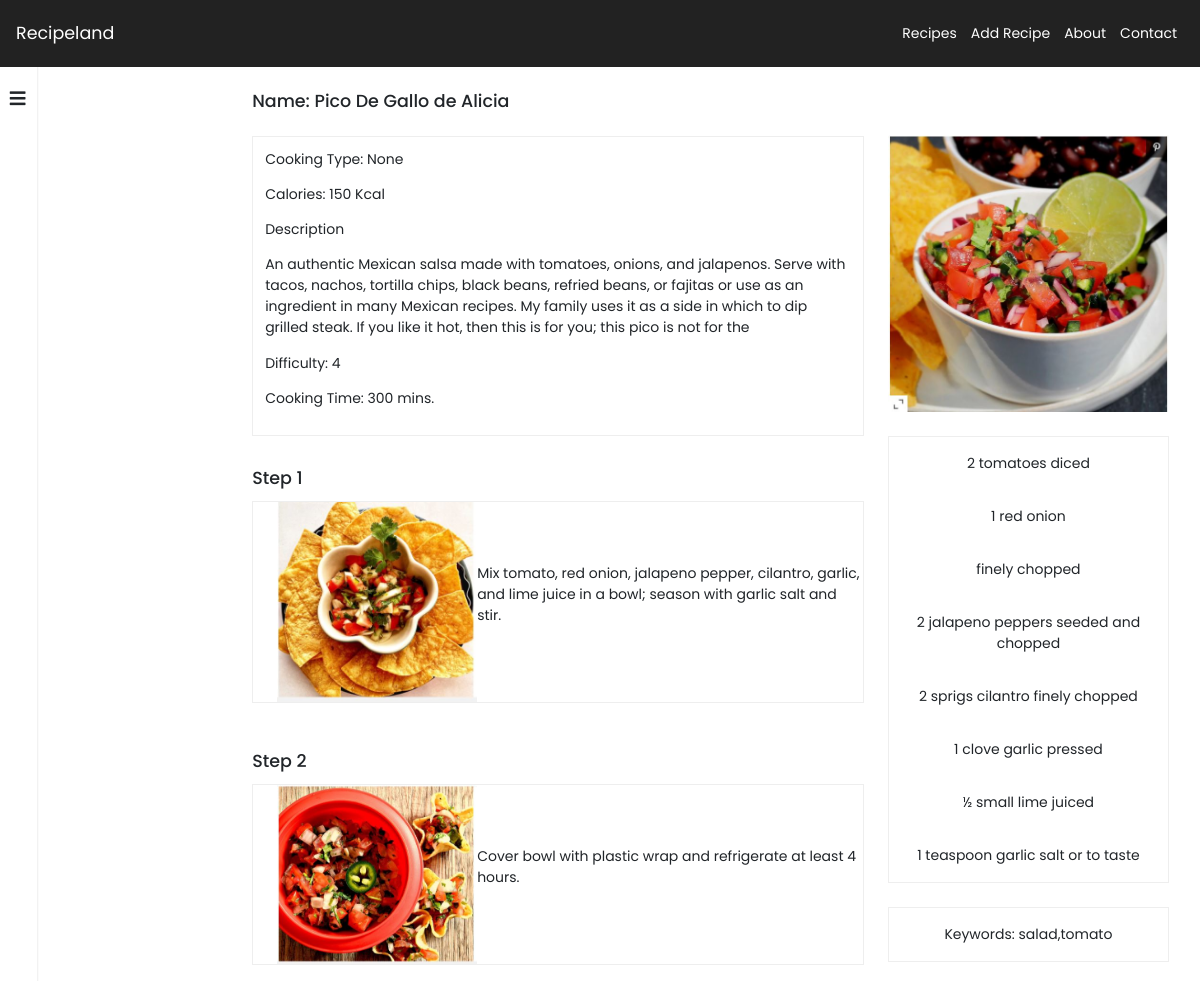
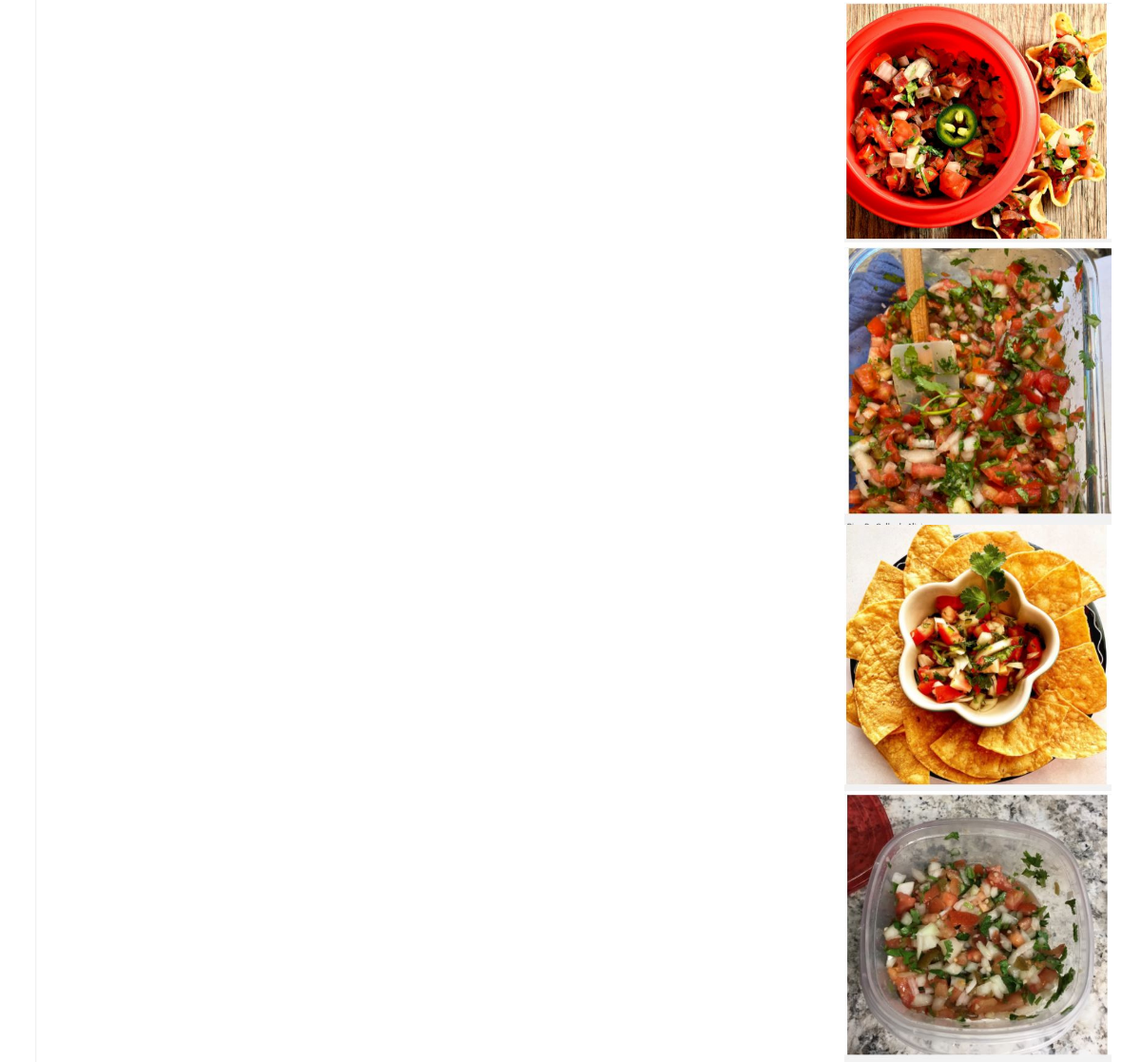
The app's page /recipe-info.php?id=17 with its own data (2 pictures, top to bottom).
### tables this page shows
CREATE TABLE `recipes` (
  `id` int(11) NOT NULL,
  `name` varchar(50) NOT NULL,
  `type` varchar(50) NOT NULL,
  `calories` double NOT NULL,
  `difficulty` int(11) NOT NULL,
  `cookingtime` int(11) NOT NULL,
  `description` varchar(500) NOT NULL,
  `keywords` varchar(500) NOT NULL,
  `ingredients` varchar(500) NOT NULL
);

CREATE TABLE `recipesteps` (
  `id` int(11) NOT NULL,
  `recipeid` int(11) NOT NULL,
  `description` varchar(500) NOT NULL,
  `image` varchar(100) NOT NULL
);

### db.php (called while the page is built, shortened)
<?php
$vt = mysqli_connect("localhost", "root", "", "recipesdb");
mysqli_set_charset($vt,'utf8');
class Recipe{
    function __construct($info,$vt)
    {
        $this->id = $info['id'];
        $this->name = $info['name'];
        $this->type  = $info['type'];
        $this->calories = $info['calories'];
        $this->difficulty = $info['difficulty'];
        $this->cookingtime = $info['cookingtime'];
        $this->description = $info['description'];
        $this->keywords = $info['keywords'];
        $this->ingredients = $info['ingredients'];
        $stmt = $vt->query("SELECT * FROM recipesteps WHERE recipeid=$this->id");
        $stmt = $vt->query("SELECT * FROM recipeimages WHERE recipeid=$this->id");
    }
}
function getRecipe($id)
{
    global $vt;
    $stmt = $vt->query("SELECT * FROM recipes WHERE id=$id");
    if($row = $stmt->fetch_assoc()){
        return new Recipe($row,$vt);
    }
    else return false;
}

### recipe-info.php (the view, shortened to what this page needs)
<!doctype html>
<html lang="en">
<?php
require_once 'db.php';
$recipe = getRecipe($_GET['id']);
?>
<head>
    <link rel="stylesheet" href="https://stackpath.bootstrapcdn.com/bootstrap/4.3.1/css/bootstrap.min.css">
    <link rel="stylesheet" href="https://cdnjs.cloudflare.com/ajax/libs/font-awesome/5.15.3/css/all.min.css">
    <link rel="stylesheet" href="css/style.css">
</head>
<body>
    <?php
    require_once 'header.php';
    ?>
    <div class="main-content">
        <?php
        require_once 'quickaccess.php';
        ?>
        <div class="right-main-content ">
            <div class="recipe-info-container">
                <div class="info-container-left">
                    <h5 class="left-recipe-name">Name: <?php echo $recipe->name; ?> </h5>
                    <div class="left-recipe-info d-flex align-items-start flex-column justify-content-between">
                        <div class="recipe-info-top">
                            <p class="info-top-type">Cooking Type: <?php echo $recipe->type; ?></p>
                            <p class="info-top-calories">Calories: <?php echo $recipe->calories; ?> Kcal</p>
                            <p class="info-top-description">Description</p>
                            <p class="info-top-description"><?php echo $recipe->description; ?></p>
                        </div>
                        <div class="recipe-info-bottom">
                            <p class="info-bottom-difficulty">Difficulty: <?php echo $recipe->difficulty; ?></p>
                            <p class="info-bottom-time">Cooking Time: <?php echo $recipe->cookingtime; ?> mins.</p>
                        </div>
                    </div>
                    <div class="left-steps">
                        <?php
                        $count = 1;
                        foreach ($recipe->steps as $step) {
                        ?>
                            <div class="step-item">
                                <h5>Step <?php echo $count;
                                            $count++; ?></h5>
                                <div class="item d-flex align-items-center">
                                    <img src="<?php echo '' . $step['image']; ?>">
                                    <p class="item-description"><?php echo $step['description']; ?></p>
                                </div>
                            </div>
                        <?php
                        }
                        ?>
                    </div>
                </div>
                <div class="info-container-right">
                    <?php
                    echo "<img src='{$recipe->images[0]}'>";
                    ?>
                    <div class="ingredients-container">
                        <div class="ingredient-item">
                            <?php
                            $ingredients = explode(',', $recipe->ingredients);
                            foreach ($ingredients as $ing) {
                                echo "<p>$ing</p>";
                            }
                            ?>
                        </div>
                    </div>
                    <div class="ingredients-container"> <?php echo "<p>Keywords: $recipe->keywords</p>"; ?></div>
                    <br>
                    <?php
                    for ($i = 1; $i < count($recipe->images); $i++) {
                        echo "<img src='{$recipe->images[$i]}'>";
                    } ?>
                </div>
            </div>
        </div>
    </div>
</body>
</html>

### css/style.css (style rules this page uses)
* { padding: 0px; margin: 0px; text-decoration: none !important; font-size: 14px; outline: none; }
body { font-family: 'Poppins', sans-serif; overflow-y: scroll; min-height: 100vh; }
.main-content { min-height: 100vh; display: -webkit-box; display: -ms-flexbox; display: flex; }
.main-content .right-main-content { width: 100% !important; position: relative; }
.main-content .right-main-content .recipe-info-container { margin-top: 24px; display: -ms-grid; display: grid; -ms-grid-columns: 2fr 1fr; grid-template-columns: 2fr 1fr; grid-gap: 24px; }
.main-content .right-main-content .recipe-info-container .info-container-left { margin-left: 12px; }
.main-content .right-main-content .recipe-info-container .info-container-left .left-recipe-name { margin-bottom: 24px; }
.main-content .right-main-content .recipe-info-container .info-container-left .left-recipe-info { height: 300px; border: 1px solid #eee; padding: 12px; margin-bottom: 32px; }
.main-content .right-main-content .recipe-info-container .info-container-left .left-steps .step-item { margin-bottom: 48px; }
.main-content .right-main-content .recipe-info-container .info-container-left .left-steps .step-item h5 { margin-bottom: 12px; }
.main-content .right-main-content .recipe-info-container .info-container-left .left-steps .step-item .item { border: 1px solid #eee; padding-left: 12px; }
.main-content .right-main-content .recipe-info-container .info-container-left .left-steps .step-item .item img { width: 200px; margin-left: 12px; }
.main-content .right-main-content .recipe-info-container .info-container-left .left-steps .step-item .item .item-description { display: -webkit-box; -webkit-line-clamp: 3; -webkit-box-orient: vertical; overflow: hidden; text-overflow: ellipsis; }
.main-content .right-main-content .recipe-info-container .info-container-right { margin-top: 44px; }
.main-content .right-main-content .recipe-info-container .info-container-right img { width: 90%; }
.main-content .right-main-content .recipe-info-container .info-container-right .ingredients-container { width: 90%; border: 1px solid #eee; margin-top: 24px; text-align: center; }
.main-content .right-main-content .recipe-info-container .info-container-right .ingredients-container p { margin-bottom: 0rem; padding: 16px 0px; }

### records on screen
recipes: name "Pico De Gallo de Alicia", type "None", calories "150", description "An authentic Mexican salsa made with tomatoes, onions, and jalapenos. Serve with tacos, nachos, tortilla chips, black beans, refried beans, or fajitas or use as an ingredient in many Mexican recipes. My family uses it as a side in which to dip grilled steak. If you like it hot, then this is for you; this pico is not for the", difficulty "4", cookingtime "300", ingredients "2 tomatoes diced", ingredients "1 red onion", ingredients "finely chopped", ingredients "2 jalapeno peppers seeded and chopped", ingredients "2 sprigs cilantro finely chopped", ingredients "1 clove garlic pressed", ingredients "½ small lime juiced", ingredients "1 teaspoon garlic salt or to taste", keywords "salad,tomato"
recipesteps: image (picture), description "Mix tomato, red onion, jalapeno pepper, cilantro, garlic, and lime juice in a bowl; season with garlic salt and stir."
recipesteps: image (picture), description "Cover bowl with plastic wrap and refrigerate at least 4 hours."
